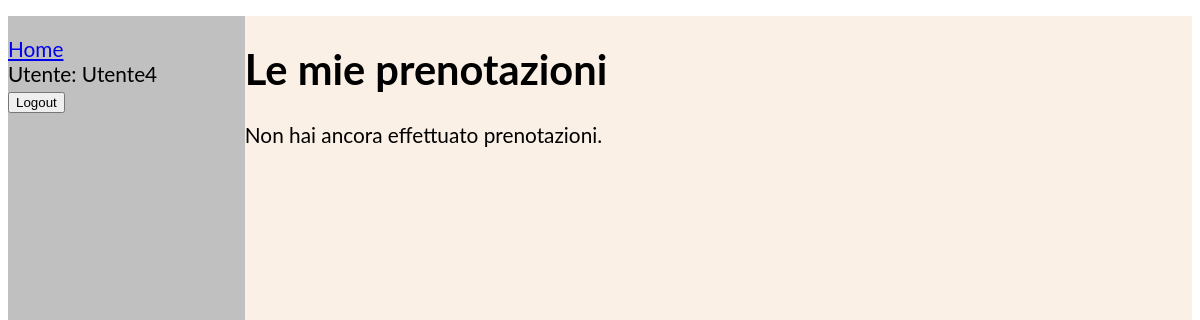
Before: /catalog/mie-prenotazioni/ (signed in) with the older database file.
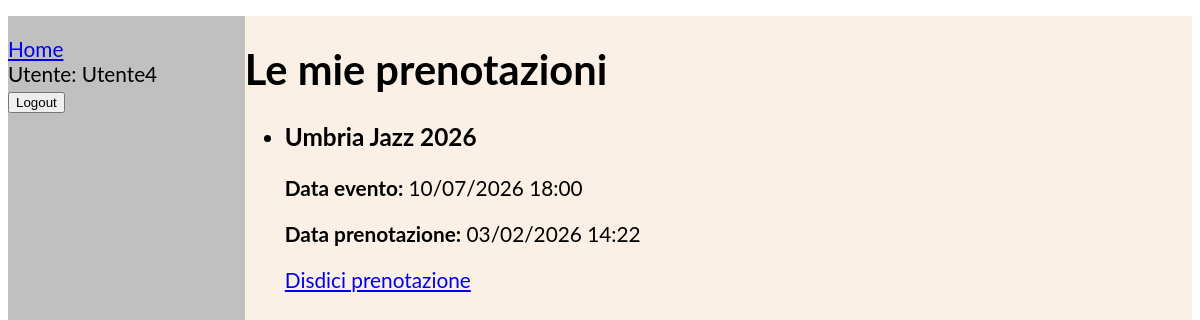
After: the same page with the newer database file.
### catalog/models.py (models this page shows, shortened)
class Prenotazione(models.Model):
    evento = models.ForeignKey(Evento, on_delete=models.CASCADE)
    utente = models.ForeignKey(User, on_delete=models.CASCADE)
    data_prenotazione = models.DateTimeField(auto_now_add=True)
    class Meta:
        unique_together = ('evento', 'utente')
        verbose_name = "Prenotazione"
        verbose_name_plural = "Prenotazioni"

class Evento(models.Model):
    titolo = models.CharField(max_length=200)
    descrizione = models.TextField(blank=True)
    data = models.DateTimeField()
    posti_totali = models.PositiveIntegerField()
    creatore = models.ForeignKey(User, on_delete=models.CASCADE)
    class Meta:
        verbose_name = "Evento"
        verbose_name_plural = "Eventi"

### catalog/views.py (the view)
# urls.py: path('mie-prenotazioni/', views.mie_prenotazioni, name='mie-prenotazioni'),
@login_required
def mie_prenotazioni(request):
    prenotazioni = Prenotazione.objects.filter(
        utente=request.user
    ).select_related('evento')
    return render(request, 'catalog/mie_prenotazioni.html', {
        'prenotazioni': prenotazioni
    })

### catalog/templates/catalog/mie_prenotazioni.html (shortened to what this page needs)
{% extends "base_generic.html" %}
{% block content %}
<h1>Le mie prenotazioni</h1>
{% if prenotazioni %}
  <ul class="prenotazioni-list">
    {% for prenotazione in prenotazioni %}
      <li class="prenotazione-item">
        <h3>{{ prenotazione.evento.titolo }}</h3>
        <p>
          <strong>Data evento:</strong>
          {{ prenotazione.evento.data|date:"d/m/Y H:i" }}
        </p>
        <p>
          <strong>Data prenotazione:</strong>
          {{ prenotazione.data_prenotazione|date:"d/m/Y H:i" }}
        </p>
        <a class="btn-disdici"
           href="{% url 'disdici-prenotazione' prenotazione.id %}">
          Disdici prenotazione
        </a>
      </li>
    {% endfor %}
  </ul>
{% else %}
  <p>Non hai ancora effettuato prenotazioni.</p>
{% endif %}
{% endblock %}

Changed rows visible on the page:
added Prenotazione: evento.titolo "Umbria Jazz 2026", evento.data "10/07/2026 18:00", data_prenotazione "03/02/2026 14:22"
Other visible differences:
text no longer shown: "Non hai ancora effettuato prenotazioni."
